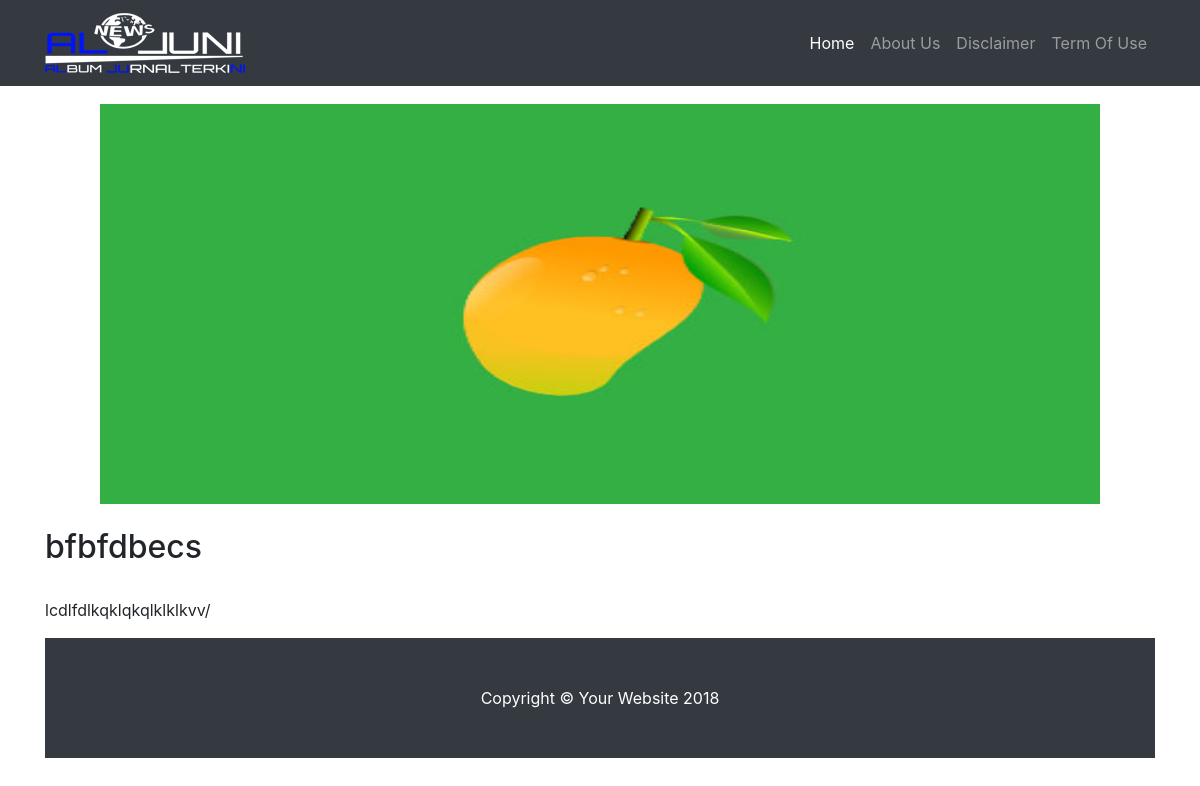
The app's page /artikel.php?id_artikel=3 with its own data.
### tables this page shows
CREATE TABLE `artikel1` (
  `id_artikel` int(11) NOT NULL,
  `judul` varchar(100) NOT NULL,
  `kategori` varchar(50) NOT NULL,
  `deskripsi` text NOT NULL,
  `img_artikel` varchar(255) NOT NULL
);

### artikel.php (the view, shortened to what this page needs)
<!DOCTYPE html>
<html lang="en">
  <head>
    <link href="vendor/bootstrap/css/bootstrap.min.css" rel="stylesheet">
    <link href="css/blog-home.css" rel="stylesheet">
  </head>
  <body>
    <nav class="navbar navbar-expand-lg navbar-dark bg-dark fixed-top">
      <div class="container">
        <a class="navbar-brand" href="index.php"><img src="logooo.png"></a>
        <div class="collapse navbar-collapse" id="navbarResponsive">
          <ul class="navbar-nav ml-auto">
            <li class="nav-item active">
              <a class="nav-link" href="index.php">Home
              </a>
            </li>
            <li class="nav-item">
              <a class="nav-link" href="about.php">About Us</a>
            </li>
            <li class="nav-item">
              <a class="nav-link" href="disclaimer.php">Disclaimer</a>
            </li>
            <li class="nav-item">
              <a class="nav-link" href="tos.php">Term Of Use</a>
            </li>
          </ul>
        </div>
      </div>
    </nav>
    <br><br>
    <div class="container">
      <div class="row">
        <div class="col-md-12">
          <?php
                                        include 'admin/pages/koneksi.php';
                                        $idart = abs(intval($_GET['id_artikel']));
                                        $res_data = mysqli_query($koneksi,"SELECT * FROM artikel1 WHERE id_artikel=$idart LIMIT 1");
                                        $row = mysqli_fetch_array($res_data);
                                            $judul=$row[1];
                                            $deskripsi=$row[3];
                                            $img_artikel="admin/pages/images/".$row[4];
                                            echo "<div align='center'><img width='1000' height='400' src=".$img_artikel."></div>";
                                            echo "<br>";
                                            echo "<H2>".$judul."</H2>";
                                            echo "<br>";
                                            echo $deskripsi;
          ?>
    <footer class="py-5 bg-dark">
      <div class="container">
        <p class="m-0 text-center text-white">Copyright &copy; Your Website 2018</p>
      </div>
    </footer>
  </body>
</html>

### css/blog-home.css (style rules this page uses)
body { padding-top: 54px; }
@media (min-width: 992px) { body { padding-top: 56px; } }

### records on screen
artikel1: img_artikel (picture), judul "bfbfdbecs", deskripsi "lcdlfdlkqklqkqlklklkvv/"
